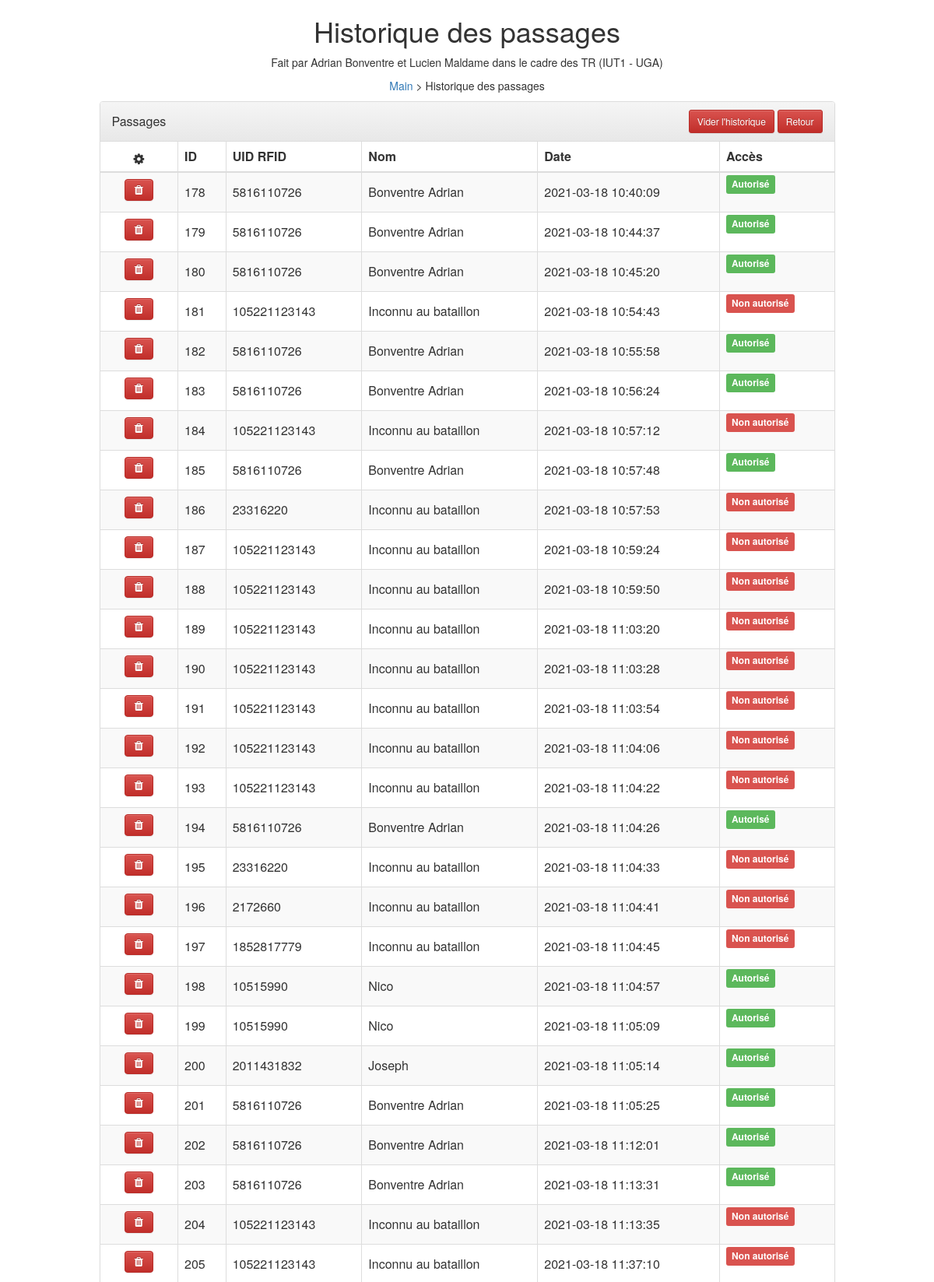
The app's page /historique.php (upper part) with its own data.
### tables this page shows
CREATE TABLE `passages` (
  `id` int(11) NOT NULL,
  `uid` varchar(255) NOT NULL,
  `nom` varchar(255) NOT NULL,
  `date_passage` datetime NOT NULL DEFAULT current_timestamp(),
  `access` tinyint(1) NOT NULL DEFAULT 0
);

### historique.php (the view, shortened to what this page needs)
<link rel="stylesheet" href="https://maxcdn.bootstrapcdn.com/bootstrap/3.3.0/css/bootstrap.min.css">
<link rel="stylesheet" href="https://maxcdn.bootstrapcdn.com/bootstrap/3.3.0/css/bootstrap-theme.min.css">
<link href="https://cdnjs.cloudflare.com/ajax/libs/font-awesome/4.4.0/css/font-awesome.min.css" rel='stylesheet' type='text/css'>
<link rel="stylesheet" type="text/css" href="main.css">
<?php
include "config/config.php";
try {
    $bdd = new PDO('mysql:host='.$db_host.';dbname='.$db_name.';charset=utf8', $db_username, $db_password);
} catch (Exception $e) {
    echo "Erreur connexion base de donnée";
}
?>
<div class="container">
    <div class="row">
	    <h1 style="text-align: center;">Historique des passages</h1>
	    <p style="text-align: center;">Fait par Adrian Bonventre et Lucien Maldame dans le cadre des TR (IUT1 - UGA)</p>
      <p style="text-align: center;"><a href="index.php">Main</a> &gt; Historique des passages</p>
        <div class="col-md-10 col-md-offset-1">
            <div class="panel panel-default panel-table">
              <div class="panel-heading">
                <div class="row">
                  <div class="col col-xs-6">
                    <h3 class="panel-title">Passages</h3>
                  </div>
                  <div class="col col-xs-6 text-right">
                    <a href="historique.php?clear" type="button" class="btn btn-sm btn-danger btn-create">Vider l'historique</a>
                    <a href="index.php" type="button" class="btn btn-sm btn-danger btn-create">Retour</a>
                  </div>
                </div>
              </div>
              <div class="panel-body">
                <table class="table table-striped table-bordered table-list">
                  <thead>
                    <tr>
                        <th><em class="fa fa-cog"></em></th>
                        <th class="hidden-xs">ID</th>
                        <th>UID RFID</th>
                        <th>Nom</th>
                        <th>Date</th>
                        <th>Accès</th>
                    </tr>
                  </thead>
                  <tbody>
                  	<?php
        					    $utilisateurs = $bdd->query('SELECT * FROM passages ORDER BY id');
                			while($a = $utilisateurs->fetch()) {
        	                  	echo '
        	                          <tr>
        	                            <td align="center">
        	                              <a href="historique.php?remove='.$a['id'].'" class="btn btn-danger"><em class="fa fa-trash"></em></a>
        	                            </td>
        	                            <td class="hidden-xs">'. $a['id'] .'</td>
        	                            <td>'. $a['uid'] .'</td>
                                      <td>'. $a['nom'] .'</td>
                                      <td>'. $a['date_passage'] .'</td>
        	                            ';
                              if($a['access'] == "1"){
                                echo '<td><span class="label label-success">Autorisé</span></td>';
                              } else {
                                echo '<td><span class="label label-danger">Non autorisé</span></td>';
                              }
                              echo '</tr>';
                            }
                      ?>
                  </tbody>
                </table>
              </div>
            </div>
		</div>
	</div>
</div>

### main.css (style rules this page uses)
.panel-table .panel-body { padding:0; }
.panel-table .panel-body .table-bordered { border-style: none; margin:0; }
.panel-table .panel-body .table-bordered > thead > tr > th:first-of-type { text-align:center; width: 100px; }
.panel-table .panel-body .table-bordered > thead > tr > th:last-of-type, .panel-table .panel-body .table-bordered > tbody > tr > td:last-of-type { border-right: 0px; }
.panel-table .panel-body .table-bordered > thead > tr > th:first-of-type, .panel-table .panel-body .table-bordered > tbody > tr > td:first-of-type { border-left: 0px; }
.panel-table .panel-body .table-bordered > tbody > tr:first-of-type > td { border-bottom: 0px; }
.panel-table .panel-body .table-bordered > thead > tr:first-of-type > th { border-top: 0px; }
.panel-table .panel-heading .col h3 { line-height: 30px; height: 30px; }
.panel-table .panel-body .table-bordered > tbody > tr > td { line-height: 34px; }

### records on screen
passages: id "178", uid "5816110726", nom "Bonventre Adrian", date_passage "2021-03-18 10:40:09", access "Autorisé"
passages: id "179", uid "5816110726", nom "Bonventre Adrian", date_passage "2021-03-18 10:44:37", access "Autorisé"
passages: id "180", uid "5816110726", nom "Bonventre Adrian", date_passage "2021-03-18 10:45:20", access "Autorisé"
passages: id "181", uid "105221123143", nom "Inconnu au bataillon", date_passage "2021-03-18 10:54:43", access "Non autorisé"
passages: id "182", uid "5816110726", nom "Bonventre Adrian", date_passage "2021-03-18 10:55:58", access "Autorisé"
passages: id "183", uid "5816110726", nom "Bonventre Adrian", date_passage "2021-03-18 10:56:24", access "Autorisé"
passages: id "184", uid "105221123143", nom "Inconnu au bataillon", date_passage "2021-03-18 10:57:12", access "Non autorisé"
passages: id "185", uid "5816110726", nom "Bonventre Adrian", date_passage "2021-03-18 10:57:48", access "Autorisé"
passages: id "186", uid "23316220", nom "Inconnu au bataillon", date_passage "2021-03-18 10:57:53", access "Non autorisé"
passages: id "187", uid "105221123143", nom "Inconnu au bataillon", date_passage "2021-03-18 10:59:24", access "Non autorisé"
passages: id "188", uid "105221123143", nom "Inconnu au bataillon", date_passage "2021-03-18 10:59:50", access "Non autorisé"
passages: id "189", uid "105221123143", nom "Inconnu au bataillon", date_passage "2021-03-18 11:03:20", access "Non autorisé"
passages: id "190", uid "105221123143", nom "Inconnu au bataillon", date_passage "2021-03-18 11:03:28", access "Non autorisé"
passages: id "191", uid "105221123143", nom "Inconnu au bataillon", date_passage "2021-03-18 11:03:54", access "Non autorisé"
passages: id "192", uid "105221123143", nom "Inconnu au bataillon", date_passage "2021-03-18 11:04:06", access "Non autorisé"
passages: id "193", uid "105221123143", nom "Inconnu au bataillon", date_passage "2021-03-18 11:04:22", access "Non autorisé"
passages: id "194", uid "5816110726", nom "Bonventre Adrian", date_passage "2021-03-18 11:04:26", access "Autorisé"
passages: id "195", uid "23316220", nom "Inconnu au bataillon", date_passage "2021-03-18 11:04:33", access "Non autorisé"
passages: id "196", uid "2172660", nom "Inconnu au bataillon", date_passage "2021-03-18 11:04:41", access "Non autorisé"
passages: id "197", uid "1852817779", nom "Inconnu au bataillon", date_passage "2021-03-18 11:04:45", access "Non autorisé"
passages: id "198", uid "10515990", nom "Nico", date_passage "2021-03-18 11:04:57", access "Autorisé"
passages: id "199", uid "10515990", nom "Nico", date_passage "2021-03-18 11:05:09", access "Autorisé"
passages: id "200", uid "2011431832", nom "Joseph", date_passage "2021-03-18 11:05:14", access "Autorisé"
passages: id "201", uid "5816110726", nom "Bonventre Adrian", date_passage "2021-03-18 11:05:25", access "Autorisé"
passages: id "202", uid "5816110726", nom "Bonventre Adrian", date_passage "2021-03-18 11:12:01", access "Autorisé"
passages: id "203", uid "5816110726", nom "Bonventre Adrian", date_passage "2021-03-18 11:13:31", access "Autorisé"
passages: id "204", uid "105221123143", nom "Inconnu au bataillon", date_passage "2021-03-18 11:13:35", access "Non autorisé"
passages: id "205", uid "105221123143", nom "Inconnu au bataillon", date_passage "2021-03-18 11:37:10", access "Non autorisé"
